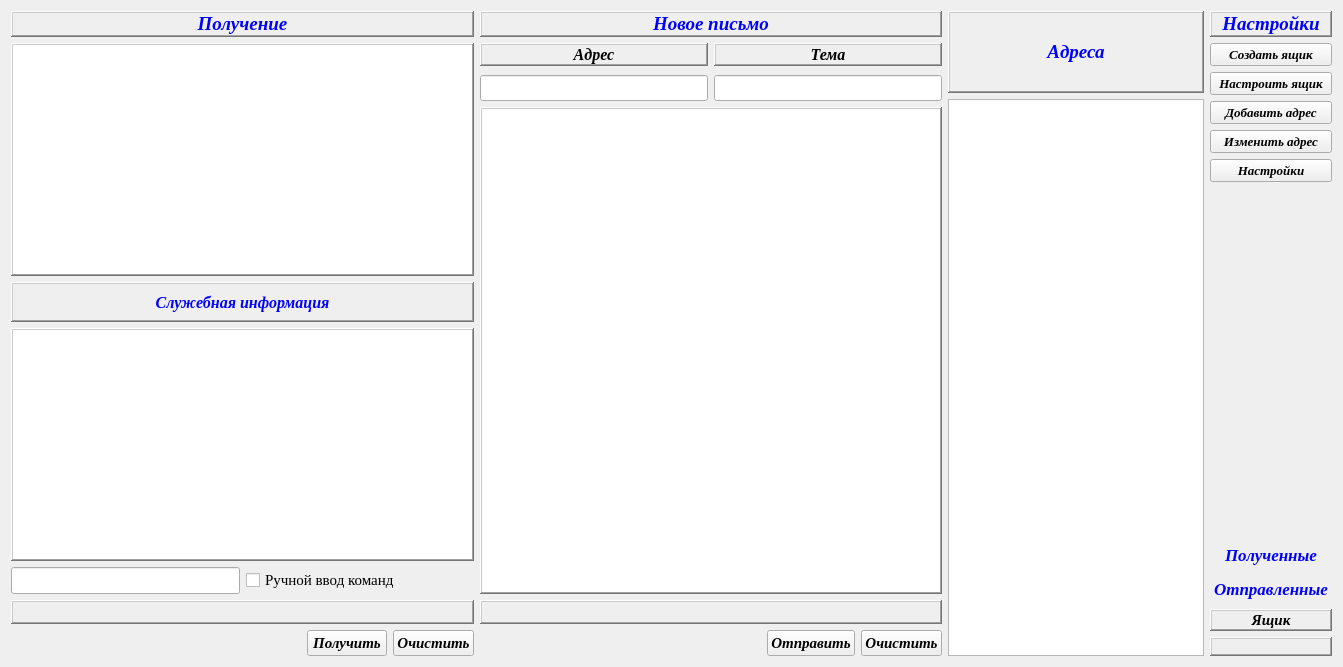
<?xml version="1.0" encoding="UTF-8"?>
<ui version="4.0">
 <class>PostClass</class>
 <widget class="QWidget" name="PostClass">
  <property name="geometry">
   <rect>
    <x>0</x>
    <y>0</y>
    <width>1343</width>
    <height>667</height>
   </rect>
  </property>
  <property name="minimumSize">
   <size>
    <width>0</width>
    <height>0</height>
   </size>
  </property>
  <property name="cursor">
   <cursorShape>ArrowCursor</cursorShape>
  </property>
  <property name="windowTitle">
   <string>Почтовик</string>
  </property>
  <property name="windowIcon">
   <iconset>
    <normaloff>icon2.png</normaloff>icon2.png</iconset>
  </property>
  <layout class="QHBoxLayout" name="horizontalLayout_4">
   <item>
    <layout class="QVBoxLayout" name="verticalLayout_2">
     <item>
      <widget class="QLabel" name="plblRec">
       <property name="sizePolicy">
        <sizepolicy hsizetype="Preferred" vsizetype="Maximum">
         <horstretch>0</horstretch>
         <verstretch>0</verstretch>
        </sizepolicy>
       </property>
       <property name="minimumSize">
        <size>
         <width>0</width>
         <height>0</height>
        </size>
       </property>
       <property name="styleSheet">
        <string notr="true">font: bold oblique 14pt Times; color: blue;</string>
       </property>
       <property name="frameShape">
        <enum>QFrame::WinPanel</enum>
       </property>
       <property name="frameShadow">
        <enum>QFrame::Raised</enum>
       </property>
       <property name="lineWidth">
        <number>6</number>
       </property>
       <property name="text">
        <string>Получение</string>
       </property>
       <property name="alignment">
        <set>Qt::AlignCenter</set>
       </property>
      </widget>
     </item>
     <item>
      <widget class="QTextEdit" name="m_ptxtReceiver">
       <property name="sizePolicy">
        <sizepolicy hsizetype="Preferred" vsizetype="Preferred">
         <horstretch>0</horstretch>
         <verstretch>0</verstretch>
        </sizepolicy>
       </property>
       <property name="minimumSize">
        <size>
         <width>0</width>
         <height>0</height>
        </size>
       </property>
       <property name="styleSheet">
        <string notr="true">font: oblique 12pt Times; color: black;</string>
       </property>
       <property name="frameShape">
        <enum>QFrame::WinPanel</enum>
       </property>
       <property name="frameShadow">
        <enum>QFrame::Raised</enum>
       </property>
       <property name="lineWidth">
        <number>7</number>
       </property>
       <property name="readOnly">
        <bool>true</bool>
       </property>
      </widget>
     </item>
     <item>
      <widget class="QLabel" name="plblSender">
       <property name="sizePolicy">
        <sizepolicy hsizetype="Preferred" vsizetype="Maximum">
         <horstretch>0</horstretch>
         <verstretch>0</verstretch>
        </sizepolicy>
       </property>
       <property name="minimumSize">
        <size>
         <width>0</width>
         <height>40</height>
        </size>
       </property>
       <property name="styleSheet">
        <string notr="true">font: bold oblique 12pt Times; color: blue;</string>
       </property>
       <property name="frameShape">
        <enum>QFrame::WinPanel</enum>
       </property>
       <property name="frameShadow">
        <enum>QFrame::Raised</enum>
       </property>
       <property name="lineWidth">
        <number>6</number>
       </property>
       <property name="text">
        <string>Служебная информация</string>
       </property>
       <property name="alignment">
        <set>Qt::AlignCenter</set>
       </property>
      </widget>
     </item>
     <item>
      <widget class="QTextEdit" name="m_ptxtSender">
       <property name="sizePolicy">
        <sizepolicy hsizetype="Preferred" vsizetype="Preferred">
         <horstretch>0</horstretch>
         <verstretch>0</verstretch>
        </sizepolicy>
       </property>
       <property name="minimumSize">
        <size>
         <width>0</width>
         <height>0</height>
        </size>
       </property>
       <property name="styleSheet">
        <string notr="true">font: 9pt Arial; color: black;</string>
       </property>
       <property name="frameShape">
        <enum>QFrame::WinPanel</enum>
       </property>
       <property name="frameShadow">
        <enum>QFrame::Raised</enum>
       </property>
       <property name="lineWidth">
        <number>6</number>
       </property>
       <property name="readOnly">
        <bool>true</bool>
       </property>
      </widget>
     </item>
     <item>
      <layout class="QHBoxLayout" name="horizontalLayout_3">
       <item>
        <widget class="QLineEdit" name="m_pinput_comServer">
         <property name="sizePolicy">
          <sizepolicy hsizetype="Preferred" vsizetype="Maximum">
           <horstretch>0</horstretch>
           <verstretch>0</verstretch>
          </sizepolicy>
         </property>
         <property name="styleSheet">
          <string notr="true">font: 12pt Times; color: black;</string>
         </property>
        </widget>
       </item>
       <item>
        <widget class="QCheckBox" name="m_pCheckBox">
         <property name="sizePolicy">
          <sizepolicy hsizetype="Preferred" vsizetype="Maximum">
           <horstretch>0</horstretch>
           <verstretch>0</verstretch>
          </sizepolicy>
         </property>
         <property name="styleSheet">
          <string notr="true">font: 11pt Times; color: black;</string>
         </property>
         <property name="text">
          <string>Ручной ввод команд</string>
         </property>
        </widget>
       </item>
      </layout>
     </item>
     <item>
      <widget class="QLabel" name="m_pinfoReceive">
       <property name="sizePolicy">
        <sizepolicy hsizetype="Preferred" vsizetype="Maximum">
         <horstretch>0</horstretch>
         <verstretch>0</verstretch>
        </sizepolicy>
       </property>
       <property name="styleSheet">
        <string notr="true">font: bold oblique 13pt Times; color: red;</string>
       </property>
       <property name="frameShape">
        <enum>QFrame::WinPanel</enum>
       </property>
       <property name="frameShadow">
        <enum>QFrame::Raised</enum>
       </property>
       <property name="lineWidth">
        <number>6</number>
       </property>
       <property name="text">
        <string/>
       </property>
       <property name="alignment">
        <set>Qt::AlignCenter</set>
       </property>
       <property name="margin">
        <number>3</number>
       </property>
      </widget>
     </item>
     <item>
      <layout class="QHBoxLayout" name="horizontalLayout_2">
       <item>
        <spacer name="horizontalSpacer">
         <property name="orientation">
          <enum>Qt::Horizontal</enum>
         </property>
         <property name="sizeHint" stdset="0">
          <size>
           <width>40</width>
           <height>20</height>
          </size>
         </property>
        </spacer>
       </item>
       <item>
        <widget class="QPushButton" name="pcmd_receive">
         <property name="sizePolicy">
          <sizepolicy hsizetype="Preferred" vsizetype="Fixed">
           <horstretch>0</horstretch>
           <verstretch>0</verstretch>
          </sizepolicy>
         </property>
         <property name="cursor">
          <cursorShape>PointingHandCursor</cursorShape>
         </property>
         <property name="styleSheet">
          <string notr="true">font: bold oblique 11pt Times; color: black;</string>
         </property>
         <property name="text">
          <string>Получить</string>
         </property>
        </widget>
       </item>
       <item>
        <widget class="QPushButton" name="pcmd_clearreceive">
         <property name="sizePolicy">
          <sizepolicy hsizetype="Preferred" vsizetype="Fixed">
           <horstretch>0</horstretch>
           <verstretch>0</verstretch>
          </sizepolicy>
         </property>
         <property name="cursor">
          <cursorShape>PointingHandCursor</cursorShape>
         </property>
         <property name="styleSheet">
          <string notr="true">font: bold oblique 11pt Times; color: black;</string>
         </property>
         <property name="text">
          <string>Очистить</string>
         </property>
        </widget>
       </item>
      </layout>
     </item>
    </layout>
   </item>
   <item>
    <layout class="QVBoxLayout" name="verticalLayout_4">
     <item>
      <widget class="QLabel" name="plblMessage">
       <property name="sizePolicy">
        <sizepolicy hsizetype="Preferred" vsizetype="Maximum">
         <horstretch>0</horstretch>
         <verstretch>0</verstretch>
        </sizepolicy>
       </property>
       <property name="minimumSize">
        <size>
         <width>0</width>
         <height>0</height>
        </size>
       </property>
       <property name="styleSheet">
        <string notr="true">font: bold oblique 14pt Times; color: blue;</string>
       </property>
       <property name="frameShape">
        <enum>QFrame::WinPanel</enum>
       </property>
       <property name="frameShadow">
        <enum>QFrame::Raised</enum>
       </property>
       <property name="lineWidth">
        <number>6</number>
       </property>
       <property name="text">
        <string>Новое письмо</string>
       </property>
       <property name="alignment">
        <set>Qt::AlignCenter</set>
       </property>
      </widget>
     </item>
     <item>
      <layout class="QGridLayout" name="gridLayout">
       <property name="verticalSpacing">
        <number>9</number>
       </property>
       <item row="0" column="0">
        <widget class="QLabel" name="to">
         <property name="sizePolicy">
          <sizepolicy hsizetype="Preferred" vsizetype="Preferred">
           <horstretch>0</horstretch>
           <verstretch>0</verstretch>
          </sizepolicy>
         </property>
         <property name="styleSheet">
          <string notr="true">font: bold oblique 12pt Times; color: black;</string>
         </property>
         <property name="frameShape">
          <enum>QFrame::WinPanel</enum>
         </property>
         <property name="frameShadow">
          <enum>QFrame::Raised</enum>
         </property>
         <property name="lineWidth">
          <number>6</number>
         </property>
         <property name="text">
          <string>Адрес</string>
         </property>
         <property name="alignment">
          <set>Qt::AlignCenter</set>
         </property>
        </widget>
       </item>
       <item row="1" column="0">
        <widget class="QLineEdit" name="m_pTo">
         <property name="sizePolicy">
          <sizepolicy hsizetype="Preferred" vsizetype="Preferred">
           <horstretch>0</horstretch>
           <verstretch>0</verstretch>
          </sizepolicy>
         </property>
         <property name="styleSheet">
          <string notr="true">font: bold oblique 11pt Times; color: black;</string>
         </property>
        </widget>
       </item>
       <item row="0" column="1">
        <widget class="QLabel" name="subject">
         <property name="sizePolicy">
          <sizepolicy hsizetype="Preferred" vsizetype="Preferred">
           <horstretch>0</horstretch>
           <verstretch>0</verstretch>
          </sizepolicy>
         </property>
         <property name="styleSheet">
          <string notr="true">font: bold oblique 12pt Times; color: black;</string>
         </property>
         <property name="frameShape">
          <enum>QFrame::WinPanel</enum>
         </property>
         <property name="frameShadow">
          <enum>QFrame::Raised</enum>
         </property>
         <property name="lineWidth">
          <number>6</number>
         </property>
         <property name="text">
          <string>Тема</string>
         </property>
         <property name="alignment">
          <set>Qt::AlignCenter</set>
         </property>
        </widget>
       </item>
       <item row="1" column="1">
        <widget class="QLineEdit" name="m_pSubject">
         <property name="sizePolicy">
          <sizepolicy hsizetype="Preferred" vsizetype="Preferred">
           <horstretch>0</horstretch>
           <verstretch>0</verstretch>
          </sizepolicy>
         </property>
         <property name="styleSheet">
          <string notr="true">font: bold oblique 11pt Times; color: black;</string>
         </property>
        </widget>
       </item>
      </layout>
     </item>
     <item>
      <widget class="QTextEdit" name="m_ptxtMessage">
       <property name="sizePolicy">
        <sizepolicy hsizetype="Expanding" vsizetype="Expanding">
         <horstretch>0</horstretch>
         <verstretch>0</verstretch>
        </sizepolicy>
       </property>
       <property name="minimumSize">
        <size>
         <width>0</width>
         <height>0</height>
        </size>
       </property>
       <property name="styleSheet">
        <string notr="true">font: oblique 14pt Times; color: black;</string>
       </property>
       <property name="frameShape">
        <enum>QFrame::WinPanel</enum>
       </property>
       <property name="frameShadow">
        <enum>QFrame::Raised</enum>
       </property>
       <property name="lineWidth">
        <number>7</number>
       </property>
      </widget>
     </item>
     <item>
      <widget class="QLabel" name="m_pinfoSend">
       <property name="styleSheet">
        <string notr="true">font: bold oblique 13pt Times; color: blue;</string>
       </property>
       <property name="frameShape">
        <enum>QFrame::WinPanel</enum>
       </property>
       <property name="frameShadow">
        <enum>QFrame::Raised</enum>
       </property>
       <property name="lineWidth">
        <number>6</number>
       </property>
       <property name="text">
        <string/>
       </property>
       <property name="alignment">
        <set>Qt::AlignCenter</set>
       </property>
       <property name="margin">
        <number>3</number>
       </property>
      </widget>
     </item>
     <item>
      <layout class="QHBoxLayout" name="horizontalLayout">
       <item>
        <spacer name="horizontalSpacer_2">
         <property name="orientation">
          <enum>Qt::Horizontal</enum>
         </property>
         <property name="sizeHint" stdset="0">
          <size>
           <width>40</width>
           <height>20</height>
          </size>
         </property>
        </spacer>
       </item>
       <item>
        <widget class="QPushButton" name="pcmd_send">
         <property name="sizePolicy">
          <sizepolicy hsizetype="Preferred" vsizetype="Fixed">
           <horstretch>0</horstretch>
           <verstretch>0</verstretch>
          </sizepolicy>
         </property>
         <property name="cursor">
          <cursorShape>PointingHandCursor</cursorShape>
         </property>
         <property name="styleSheet">
          <string notr="true">font: bold oblique 11pt Times; color: black;</string>
         </property>
         <property name="text">
          <string>Отправить</string>
         </property>
        </widget>
       </item>
       <item>
        <widget class="QPushButton" name="pcmd_clearsend">
         <property name="sizePolicy">
          <sizepolicy hsizetype="Preferred" vsizetype="Fixed">
           <horstretch>0</horstretch>
           <verstretch>0</verstretch>
          </sizepolicy>
         </property>
         <property name="cursor">
          <cursorShape>PointingHandCursor</cursorShape>
         </property>
         <property name="styleSheet">
          <string notr="true">font: bold oblique 11pt Times; color: black;</string>
         </property>
         <property name="text">
          <string>Очистить</string>
         </property>
        </widget>
       </item>
      </layout>
     </item>
    </layout>
   </item>
   <item>
    <layout class="QVBoxLayout" name="verticalLayout_3">
     <item>
      <widget class="QLabel" name="plblAddress">
       <property name="sizePolicy">
        <sizepolicy hsizetype="Preferred" vsizetype="Maximum">
         <horstretch>0</horstretch>
         <verstretch>0</verstretch>
        </sizepolicy>
       </property>
       <property name="minimumSize">
        <size>
         <width>0</width>
         <height>82</height>
        </size>
       </property>
       <property name="styleSheet">
        <string notr="true">font: bold oblique 14pt Times; color: blue;</string>
       </property>
       <property name="frameShape">
        <enum>QFrame::WinPanel</enum>
       </property>
       <property name="frameShadow">
        <enum>QFrame::Raised</enum>
       </property>
       <property name="lineWidth">
        <number>6</number>
       </property>
       <property name="text">
        <string>Адреса</string>
       </property>
       <property name="alignment">
        <set>Qt::AlignCenter</set>
       </property>
      </widget>
     </item>
     <item>
      <widget class="QListWidget" name="m_pListAddress">
       <property name="sizePolicy">
        <sizepolicy hsizetype="Preferred" vsizetype="Preferred">
         <horstretch>0</horstretch>
         <verstretch>0</verstretch>
        </sizepolicy>
       </property>
       <property name="cursor" stdset="0">
        <cursorShape>PointingHandCursor</cursorShape>
       </property>
       <property name="styleSheet">
        <string notr="true">font: oblique bold 13pt Times; color: black;</string>
       </property>
       <property name="iconSize">
        <size>
         <width>124</width>
         <height>152</height>
        </size>
       </property>
       <property name="viewMode">
        <enum>QListView::IconMode</enum>
       </property>
      </widget>
     </item>
    </layout>
   </item>
   <item>
    <layout class="QVBoxLayout" name="verticalLayout">
     <item>
      <widget class="QLabel" name="plblSettings">
       <property name="sizePolicy">
        <sizepolicy hsizetype="Preferred" vsizetype="Maximum">
         <horstretch>0</horstretch>
         <verstretch>0</verstretch>
        </sizepolicy>
       </property>
       <property name="minimumSize">
        <size>
         <width>0</width>
         <height>0</height>
        </size>
       </property>
       <property name="font">
        <font>
         <family>Times</family>
         <pointsize>14</pointsize>
         <weight>75</weight>
         <italic>true</italic>
         <bold>true</bold>
        </font>
       </property>
       <property name="styleSheet">
        <string notr="true">font: bold oblique 14pt Times; color: blue;</string>
       </property>
       <property name="frameShape">
        <enum>QFrame::WinPanel</enum>
       </property>
       <property name="frameShadow">
        <enum>QFrame::Raised</enum>
       </property>
       <property name="lineWidth">
        <number>6</number>
       </property>
       <property name="text">
        <string>Настройки</string>
       </property>
       <property name="alignment">
        <set>Qt::AlignCenter</set>
       </property>
      </widget>
     </item>
     <item>
      <widget class="QPushButton" name="pbuttonCreateAccount">
       <property name="sizePolicy">
        <sizepolicy hsizetype="Preferred" vsizetype="Fixed">
         <horstretch>0</horstretch>
         <verstretch>0</verstretch>
        </sizepolicy>
       </property>
       <property name="cursor">
        <cursorShape>PointingHandCursor</cursorShape>
       </property>
       <property name="styleSheet">
        <string notr="true">font: bold oblique 10pt Times; color: black;</string>
       </property>
       <property name="text">
        <string>Создать ящик</string>
       </property>
      </widget>
     </item>
     <item>
      <widget class="QPushButton" name="pbuttonSettingsAccount">
       <property name="sizePolicy">
        <sizepolicy hsizetype="Preferred" vsizetype="Fixed">
         <horstretch>0</horstretch>
         <verstretch>0</verstretch>
        </sizepolicy>
       </property>
       <property name="cursor">
        <cursorShape>PointingHandCursor</cursorShape>
       </property>
       <property name="styleSheet">
        <string notr="true">font: bold oblique 10pt Times; color: black;</string>
       </property>
       <property name="text">
        <string>Настроить ящик</string>
       </property>
      </widget>
     </item>
     <item>
      <widget class="QPushButton" name="pbuttonCreateAddress">
       <property name="sizePolicy">
        <sizepolicy hsizetype="Preferred" vsizetype="Fixed">
         <horstretch>0</horstretch>
         <verstretch>0</verstretch>
        </sizepolicy>
       </property>
       <property name="cursor">
        <cursorShape>PointingHandCursor</cursorShape>
       </property>
       <property name="styleSheet">
        <string notr="true">font: bold oblique 10pt Times; color: black;</string>
       </property>
       <property name="text">
        <string>Добавить адрес</string>
       </property>
      </widget>
     </item>
     <item>
      <widget class="QPushButton" name="pbuttonSettingsAddress">
       <property name="sizePolicy">
        <sizepolicy hsizetype="Preferred" vsizetype="Fixed">
         <horstretch>0</horstretch>
         <verstretch>0</verstretch>
        </sizepolicy>
       </property>
       <property name="cursor">
        <cursorShape>PointingHandCursor</cursorShape>
       </property>
       <property name="styleSheet">
        <string notr="true">font: bold oblique 10pt Times; color: black;</string>
       </property>
       <property name="text">
        <string>Изменить адрес</string>
       </property>
      </widget>
     </item>
     <item>
      <widget class="QPushButton" name="pbuttonSettings">
       <property name="sizePolicy">
        <sizepolicy hsizetype="Preferred" vsizetype="Fixed">
         <horstretch>0</horstretch>
         <verstretch>0</verstretch>
        </sizepolicy>
       </property>
       <property name="cursor">
        <cursorShape>PointingHandCursor</cursorShape>
       </property>
       <property name="styleSheet">
        <string notr="true">font: bold oblique 10pt Times; color: black;</string>
       </property>
       <property name="text">
        <string>Настройки</string>
       </property>
      </widget>
     </item>
     <item>
      <spacer name="verticalSpacer">
       <property name="orientation">
        <enum>Qt::Vertical</enum>
       </property>
       <property name="sizeHint" stdset="0">
        <size>
         <width>20</width>
         <height>40</height>
        </size>
       </property>
      </spacer>
     </item>
     <item>
      <widget class="QPushButton" name="pbuttonReceived">
       <property name="sizePolicy">
        <sizepolicy hsizetype="Preferred" vsizetype="Preferred">
         <horstretch>0</horstretch>
         <verstretch>0</verstretch>
        </sizepolicy>
       </property>
       <property name="cursor">
        <cursorShape>PointingHandCursor</cursorShape>
       </property>
       <property name="styleSheet">
        <string notr="true">font: bold oblique 13pt Times; color: blue;</string>
       </property>
       <property name="text">
        <string>Полученные</string>
       </property>
       <property name="flat">
        <bool>true</bool>
       </property>
      </widget>
     </item>
     <item>
      <widget class="QPushButton" name="pbuttonSend">
       <property name="sizePolicy">
        <sizepolicy hsizetype="Preferred" vsizetype="Preferred">
         <horstretch>0</horstretch>
         <verstretch>0</verstretch>
        </sizepolicy>
       </property>
       <property name="cursor">
        <cursorShape>PointingHandCursor</cursorShape>
       </property>
       <property name="styleSheet">
        <string notr="true">font: bold oblique 13pt Times; color: blue;</string>
       </property>
       <property name="text">
        <string>Отправленные</string>
       </property>
       <property name="flat">
        <bool>true</bool>
       </property>
      </widget>
     </item>
     <item>
      <widget class="QLabel" name="plblAccount_info">
       <property name="sizePolicy">
        <sizepolicy hsizetype="Preferred" vsizetype="Preferred">
         <horstretch>0</horstretch>
         <verstretch>0</verstretch>
        </sizepolicy>
       </property>
       <property name="styleSheet">
        <string notr="true">font: bold oblique 11pt Times; color: black;</string>
       </property>
       <property name="frameShape">
        <enum>QFrame::WinPanel</enum>
       </property>
       <property name="frameShadow">
        <enum>QFrame::Raised</enum>
       </property>
       <property name="lineWidth">
        <number>5</number>
       </property>
       <property name="text">
        <string>Ящик</string>
       </property>
       <property name="alignment">
        <set>Qt::AlignCenter</set>
       </property>
      </widget>
     </item>
     <item>
      <widget class="QLabel" name="m_pAccountInfo">
       <property name="sizePolicy">
        <sizepolicy hsizetype="Preferred" vsizetype="Preferred">
         <horstretch>0</horstretch>
         <verstretch>0</verstretch>
        </sizepolicy>
       </property>
       <property name="styleSheet">
        <string notr="true">font: bold oblique 10pt Times; color: black;</string>
       </property>
       <property name="frameShape">
        <enum>QFrame::WinPanel</enum>
       </property>
       <property name="frameShadow">
        <enum>QFrame::Raised</enum>
       </property>
       <property name="lineWidth">
        <number>5</number>
       </property>
       <property name="text">
        <string/>
       </property>
       <property name="alignment">
        <set>Qt::AlignCenter</set>
       </property>
       <property name="margin">
        <number>3</number>
       </property>
      </widget>
     </item>
    </layout>
   </item>
  </layout>
 </widget>
 <layoutdefault spacing="6" margin="11"/>
 <resources>
  <include location="post.qrc"/>
 </resources>
 <connections>
  <connection>
   <sender>pbuttonCreateAccount</sender>
   <signal>clicked()</signal>
   <receiver>PostClass</receiver>
   <slot>slotCreateAccount()</slot>
   <hints>
    <hint type="sourcelabel">
     <x>1250</x>
     <y>95</y>
    </hint>
    <hint type="destinationlabel">
     <x>1124</x>
     <y>187</y>
    </hint>
   </hints>
  </connection>
  <connection>
   <sender>pbuttonSettingsAccount</sender>
   <signal>clicked()</signal>
   <receiver>PostClass</receiver>
   <slot>slotCreateAccount()</slot>
   <hints>
    <hint type="sourcelabel">
     <x>1250</x>
     <y>141</y>
    </hint>
    <hint type="destinationlabel">
     <x>1124</x>
     <y>235</y>
    </hint>
   </hints>
  </connection>
  <connection>
   <sender>pbuttonCreateAddress</sender>
   <signal>clicked()</signal>
   <receiver>PostClass</receiver>
   <slot>slotCreateAddress()</slot>
   <hints>
    <hint type="sourcelabel">
     <x>1250</x>
     <y>187</y>
    </hint>
    <hint type="destinationlabel">
     <x>1124</x>
     <y>266</y>
    </hint>
   </hints>
  </connection>
  <connection>
   <sender>pbuttonSettingsAddress</sender>
   <signal>clicked()</signal>
   <receiver>PostClass</receiver>
   <slot>slotSettingsAddress()</slot>
   <hints>
    <hint type="sourcelabel">
     <x>1250</x>
     <y>233</y>
    </hint>
    <hint type="destinationlabel">
     <x>1124</x>
     <y>328</y>
    </hint>
   </hints>
  </connection>
  <connection>
   <sender>pbuttonSettings</sender>
   <signal>clicked()</signal>
   <receiver>PostClass</receiver>
   <slot>slotSettings()</slot>
   <hints>
    <hint type="sourcelabel">
     <x>1250</x>
     <y>279</y>
    </hint>
    <hint type="destinationlabel">
     <x>1124</x>
     <y>380</y>
    </hint>
   </hints>
  </connection>
  <connection>
   <sender>pbuttonReceived</sender>
   <signal>clicked()</signal>
   <receiver>PostClass</receiver>
   <slot>slotOutMessage()</slot>
   <hints>
    <hint type="sourcelabel">
     <x>1250</x>
     <y>548</y>
    </hint>
    <hint type="destinationlabel">
     <x>1124</x>
     <y>615</y>
    </hint>
   </hints>
  </connection>
  <connection>
   <sender>pbuttonSend</sender>
   <signal>clicked()</signal>
   <receiver>PostClass</receiver>
   <slot>slotOutMessage()</slot>
   <hints>
    <hint type="sourcelabel">
     <x>1250</x>
     <y>601</y>
    </hint>
    <hint type="destinationlabel">
     <x>1124</x>
     <y>615</y>
    </hint>
   </hints>
  </connection>
  <connection>
   <sender>pcmd_receive</sender>
   <signal>clicked()</signal>
   <receiver>PostClass</receiver>
   <slot>slotReceiveMessage()</slot>
   <hints>
    <hint type="sourcelabel">
     <x>93</x>
     <y>675</y>
    </hint>
    <hint type="destinationlabel">
     <x>77</x>
     <y>615</y>
    </hint>
   </hints>
  </connection>
  <connection>
   <sender>pcmd_clearreceive</sender>
   <signal>clicked()</signal>
   <receiver>PostClass</receiver>
   <slot>slotClear()</slot>
   <hints>
    <hint type="sourcelabel">
     <x>254</x>
     <y>675</y>
    </hint>
    <hint type="destinationlabel">
     <x>457</x>
     <y>615</y>
    </hint>
   </hints>
  </connection>
  <connection>
   <sender>m_pinput_comServer</sender>
   <signal>returnPressed()</signal>
   <receiver>PostClass</receiver>
   <slot>slotSendToServer()</slot>
   <hints>
    <hint type="sourcelabel">
     <x>130</x>
     <y>546</y>
    </hint>
    <hint type="destinationlabel">
     <x>250</x>
     <y>615</y>
    </hint>
   </hints>
  </connection>
  <connection>
   <sender>pcmd_clearsend</sender>
   <signal>clicked()</signal>
   <receiver>PostClass</receiver>
   <slot>slotClear()</slot>
   <hints>
    <hint type="sourcelabel">
     <x>628</x>
     <y>692</y>
    </hint>
    <hint type="destinationlabel">
     <x>836</x>
     <y>615</y>
    </hint>
   </hints>
  </connection>
  <connection>
   <sender>pcmd_send</sender>
   <signal>clicked()</signal>
   <receiver>PostClass</receiver>
   <slot>slotSendMessage()</slot>
   <hints>
    <hint type="sourcelabel">
     <x>500</x>
     <y>692</y>
    </hint>
    <hint type="destinationlabel">
     <x>642</x>
     <y>615</y>
    </hint>
   </hints>
  </connection>
  <connection>
   <sender>m_pTo</sender>
   <signal>textChanged(QString)</signal>
   <receiver>PostClass</receiver>
   <slot>slottextChanged(QString)</slot>
   <hints>
    <hint type="sourcelabel">
     <x>569</x>
     <y>140</y>
    </hint>
    <hint type="destinationlabel">
     <x>738</x>
     <y>112</y>
    </hint>
   </hints>
  </connection>
  <connection>
   <sender>m_pSubject</sender>
   <signal>textChanged(QString)</signal>
   <receiver>PostClass</receiver>
   <slot>slottextChanged(QString)</slot>
   <hints>
    <hint type="sourcelabel">
     <x>776</x>
     <y>140</y>
    </hint>
    <hint type="destinationlabel">
     <x>1124</x>
     <y>111</y>
    </hint>
   </hints>
  </connection>
  <connection>
   <sender>m_pListAddress</sender>
   <signal>currentItemChanged(QListWidgetItem*,QListWidgetItem*)</signal>
   <receiver>PostClass</receiver>
   <slot>slotChoiceAddress(QListWidgetItem*)</slot>
   <hints>
    <hint type="sourcelabel">
     <x>957</x>
     <y>712</y>
    </hint>
    <hint type="destinationlabel">
     <x>933</x>
     <y>710</y>
    </hint>
   </hints>
  </connection>
 </connections>
 <slots>
  <slot>slotCreateAccount()</slot>
  <slot>slotChoiceAddress(QListWidgetItem*)</slot>
  <slot>slotReadyReadSMTP()</slot>
  <slot>slotReadyReadPOP()</slot>
  <slot>slotErrorSMTP(QAbstractSocket::SocketError)</slot>
  <slot>slotErrorPOP(QAbstractSocket::SocketError)</slot>
  <slot>slotSendToServer()</slot>
  <slot>slotConnectedSMTP()</slot>
  <slot>slotConnectedPOP()</slot>
  <slot>slotSendMessage()</slot>
  <slot>slotReceiveMessage()</slot>
  <slot>slotChoiceMessage(QListWidgetItem*)</slot>
  <slot>slotCreateAddress()</slot>
  <slot>slotSettingsAddress()</slot>
  <slot>slotSettings()</slot>
  <slot>slotHelp()</slot>
  <slot>slotOutMessage()</slot>
  <slot>slotClear()</slot>
  <slot>slotReadySSL(QListWidgetItem*)</slot>
  <slot>slottextChanged(QString)</slot>
 </slots>
</ui>
